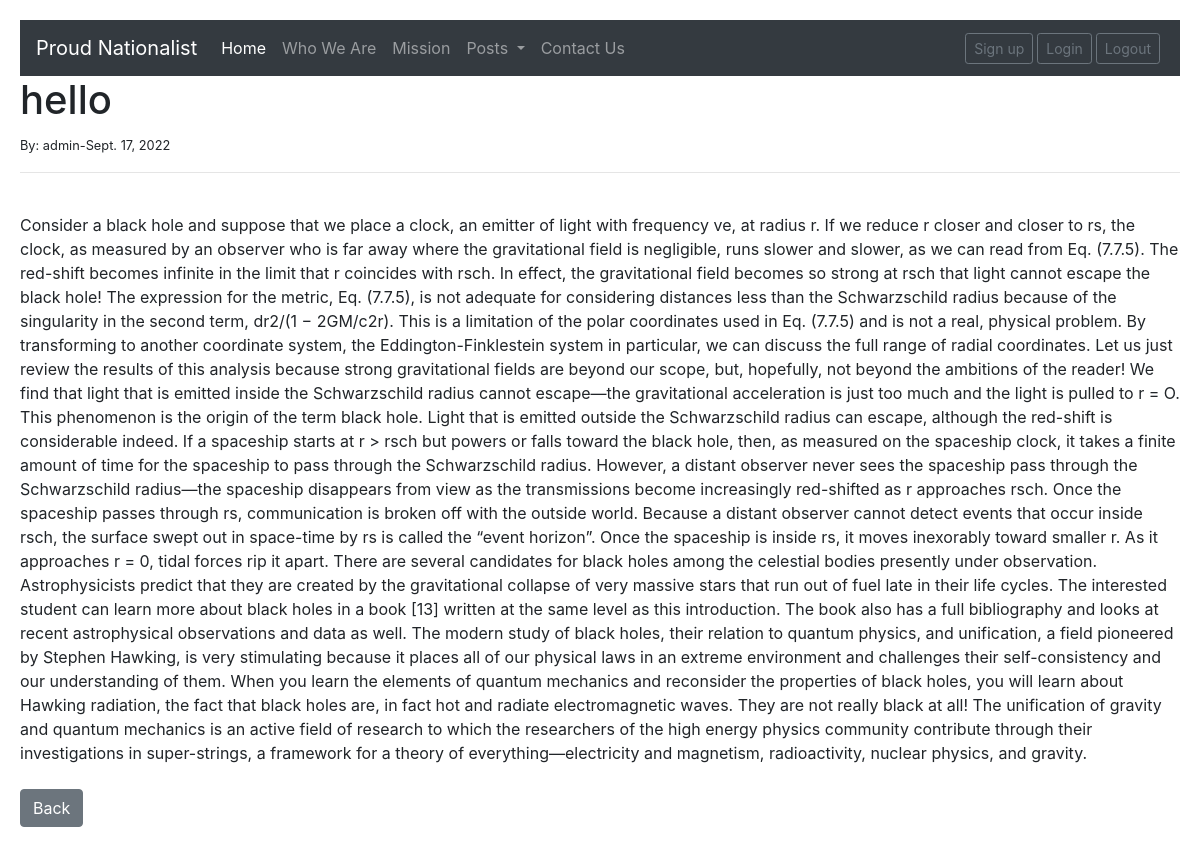
Page /article/3 on the committed database.
### home/models.py (models this page shows, shortened)
class Post(models.Model):
    title=models.CharField(max_length=255)
    author=models.ForeignKey(User,on_delete=models.CASCADE)
    body=models.TextField()
    date = models.DateField(auto_now_add=True)

### home/views.py (the view)
# urls.py: path('article/<int:pk>',article.as_view(),name='article'),
class article(DetailView):
    model=Post
    template_name ='article.html'

### templates/article.html (shortened to what this page needs)
{% extends 'base.html' %}
{% block article %}
<h1>{{post.title}}</h1>
<small> By: {{post.author}}-{{post.date}}</small><br/>
<hr>
<br/>
{{post.body}}
<br/><br/>
<a href="{% url 'sci' %}" class="btn btn-secondary">Back</a>
{% endblock article %}

### static/style.css (style rules this page uses)
* { box-sizing: border-box; }
body { font-family: Georgia, 'Times New Roman', Times, serif; padding: 20px; background: #f1f1f1; }

### static/style1.css (style rules this page uses)
body { font-family: Arial, Helvetica, sans-serif; margin: 0; }
html { box-sizing: border-box; }
*, *:before, *:after { box-sizing: inherit; }

### static/style3.css (style rules this page uses)
body { margin-top:20px; background:#DCDCDC; }

### rows in the picture
Post: title "hello", author "admin", date "Sept. 17, 2022", body "Consider a black hole and suppose that we place a clock, an emitter of light with frequency ve, at radius r. If we reduce r closer and closer to rs, the clock, as measured by an observer who is far away where the gravitational field is negligible, runs slower and slower, as we can read from Eq. (7.7.5). The red-shift becomes infinite in the limit that r coincides with rsch. In effect, the gravitational field becomes so strong at rsch that light cannot escape the black hole! The expression for the metric, Eq. (7.7.5), is not adequate for considering distances less than the Schwarzschild radius because of the singularity in the second term, dr2/(1 − 2GM/c2r). This is a limitation of the polar…"
